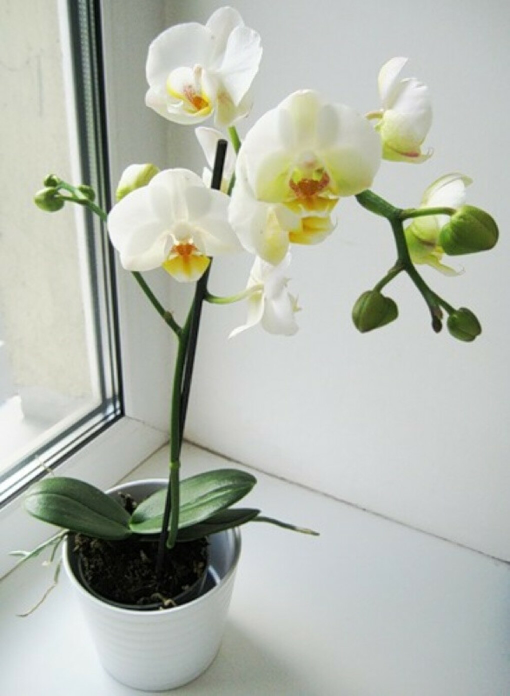
#> input picture GreenBotanix/data/1633466875_34-p-orkhideya-tsvetov-v-gorshke-doma-foto-34.jpg, 1020 x 1391 px (shown at 1/2 size)
$ jupyter execute --allow-errors data.ipynb
#> lines starting #> are read from the running program, lines starting #| are printed output that depends on the picture
[cell 1]
import os
import pandas as pd
from PIL import Image
import numpy as np

#> (a cell that did not finish here is left out)

[cell 3]
path = 'data/Spathiphyllum'
#> (the rest of this cell did not finish here and is left out)

[cell 4]
path = 'data/Hovea/new'
#> (the rest of this cell did not finish here and is left out)

[cell 5]
path = 'data/Orchid/new'
#> (the rest of this cell did not finish here and is left out)

[cell 6]
path = 'data/Sansevieria/new'
#> (the rest of this cell did not finish here and is left out)

[cell 7]
path = 'data/Zamiokulkas/new'
#> (the rest of this cell did not finish here and is left out)

### Обработка изображений

[cell 8]
path = 'data/Spathiphyllum'
#> (the rest of this cell did not finish here and is left out)

[cell 9]
plants_list = ['Dracaena', 'Hovea', 'Orchid', 'Sansevieria', 'Spathiphyllum',
               'Zamiokulkas']

[cell 10]
filename = "data/1633466875_34-p-orkhideya-tsvetov-v-gorshke-doma-foto-34.jpg"
with Image.open(filename) as img:
#> img is the input picture: PIL image 1020x1391 RGB; mean R, G, B 180.6, 185.4, 174.9
    img.load()

gray_img = img.convert("L")
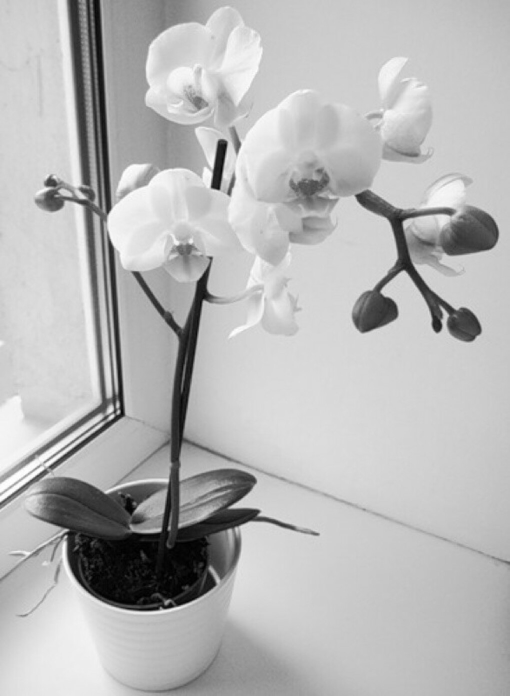
#> gray_img: PIL image 1020x1391 L (shown at 1/2 size); min 0, max 255, mean 182.8
#gray_img.show()

converted_img = img.transpose(Image.FLIP_TOP_BOTTOM)
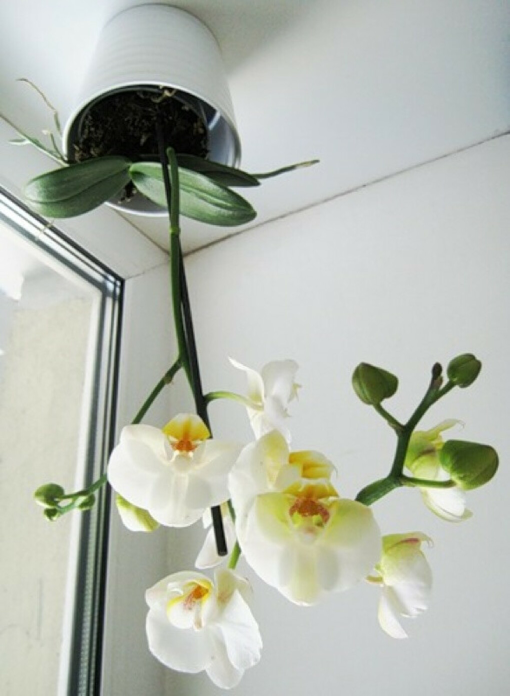
#> converted_img: PIL image 1020x1391 RGB (shown at 1/2 size); mean R, G, B 180.6, 185.4, 174.9
#converted_img.show()

image_arr = np.array(img)
x1 = round(image_arr.shape[0]*0.2)
#> x1 = 278
x2 = round(image_arr.shape[0]*0.8)
#> x2 = 1113
y1 = round(image_arr.shape[1]*0.2)
#> y1 = 204
y2 = round(image_arr.shape[1]*0.8)
#> y2 = 816
image_arr = image_arr[x1:x2, y1:y2]
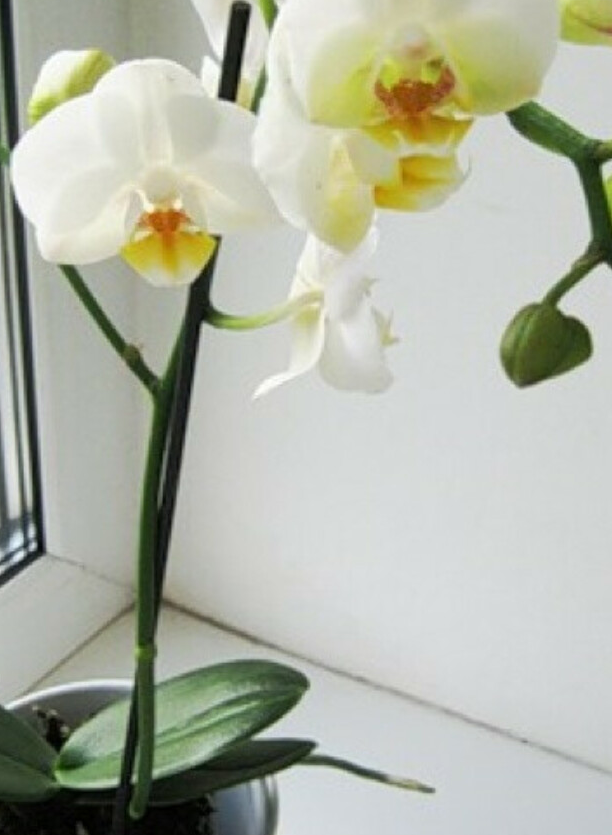
#> image_arr: shape (835, 612, 3); mean R, G, B 177.6, 181.4, 166.6
image = Image.fromarray(image_arr)

# Display image
image.show()
